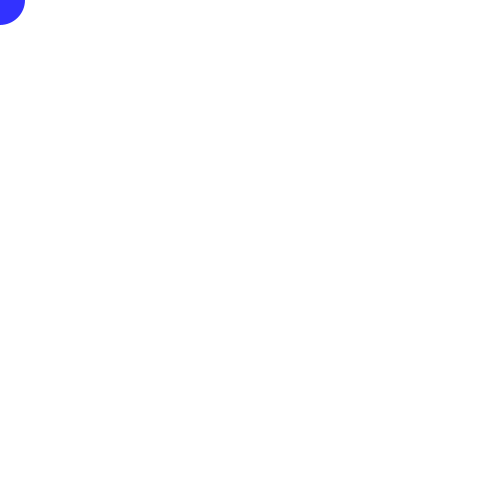
Frame 1 (no input)
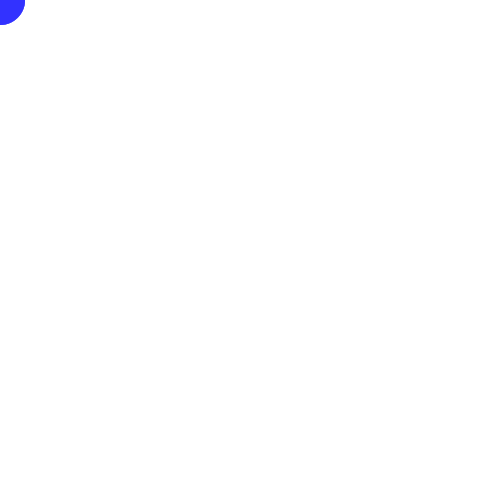
Frame 60 (the mouse pressed at the canvas centre just before this capture)
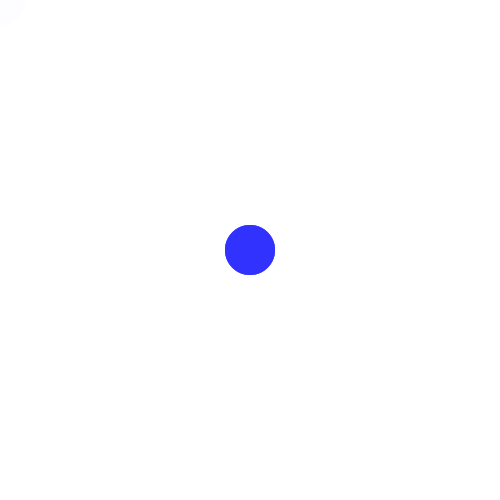
Frame 120 (the mouse held since frame 60 and released just before this capture)

The Processing sketch that drew these frames (run headless with seeded random() and noise(); from frame 60 on, the mouse is pressed at the canvas centre):

// Processing sketch: sketch_2
// ── sketch_2.pde
void setup() {
  size(500, 500);
  background(255);
}

void draw() {
  fill(0, 0, 255);
  noStroke();

  ellipse(mouseX, mouseY, 50, 50);

  fill(255, 50);
  rect(0, 0, width, height);
}
